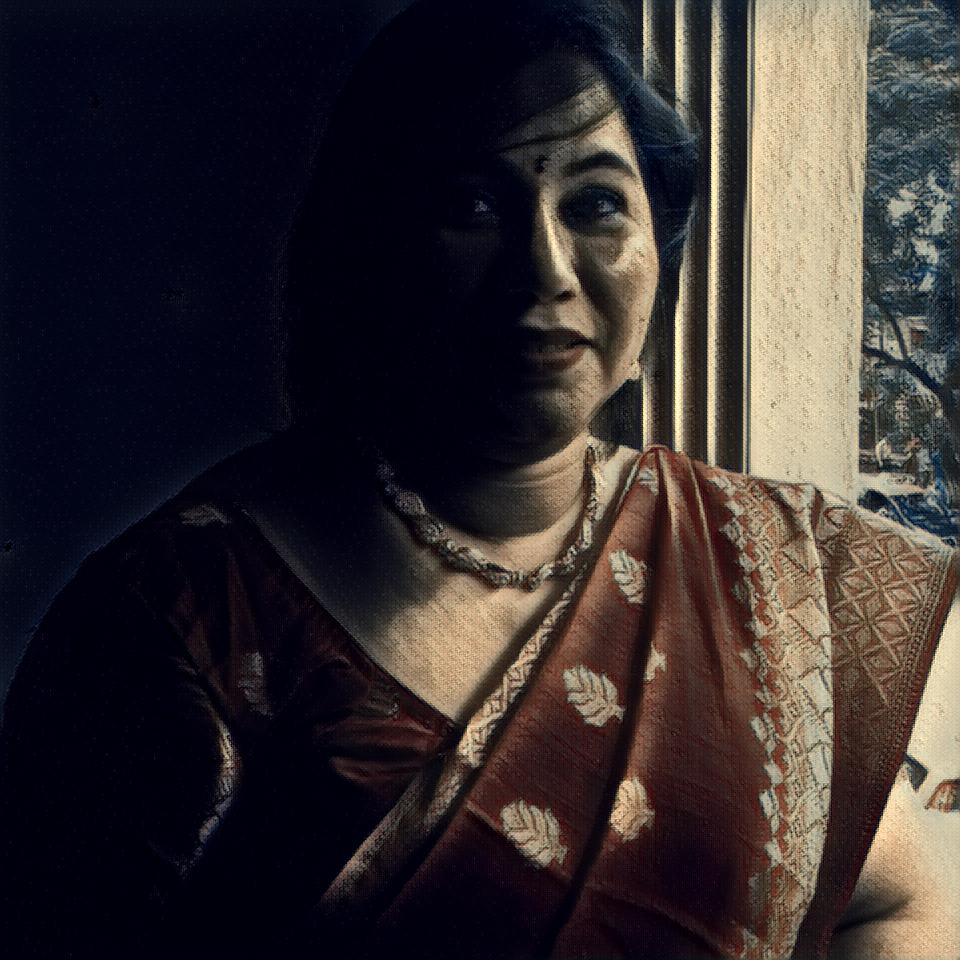
#> input picture mom/stylized.jpg, 960 x 960 px, found by its file name
$ python blend.py 5   (older library calls are emulated)
#> lines starting #> are read from the running program, lines starting #| are printed output that depends on the picture; pictures that were not available may be replaced by others from this repository, and a replacement may not be noted
### laplacian_blending.py
"""
This file has a number of functions that you need to fill out in order to
complete the assignment. Please write the appropriate code, following the
instructions on which functions you may or may not use.

References
----------
See the following papers, available on T-square under references:

(1) "The Laplacian Pyramid as a Compact Image Code"
        Burt and Adelson, 1983

(2) "A Multiresolution Spline with Application to Image Mosaics"
        Burt and Adelson, 1983

Notes
-----
    You may not use cv2.pyrUp or cv2.pyrDown anywhere in this assignment.
"""
import numpy as np
import scipy as sp
import scipy.signal  # one option for a 2D convolution library
import cv2


def generatingKernel(a):
    """Return a 5x5 generating kernel based on an input parameter.

    Parameters
    ----------
    a : float
        The kernel generating parameter in the range [0, 1] used to generate a
        5-tap filter kernel.

    Returns
    -------
    output : numpy.ndarray
        A 5x5 array containing the generated kernel
    """
    # DO NOT CHANGE THE CODE IN THIS FUNCTION
    kernel = np.array([0.25 - a / 2.0, 0.25, a, 0.25, 0.25 - a / 2.0])
    return np.outer(kernel, kernel)


# [306 lines left out: functions reduce_layer, expand_layer, gaussPyramid, laplPyramid, blend, collapse and 1 more, not called in this run]

### blend.py
import cv2
import numpy as np
from laplacian_blending import run_blend
import os.path as osp
import sys


def poisson_blend(fore, back, mask):
    mask = (mask > 128).astype(np.uint8) * 255
    back_mask = (mask < 128).astype(np.uint8)
    # back = np.multiply(back, back_mask) + (()back[50, 50, 0])

    # cv2.imwrite("masked_back.jpg", back)

    indices = np.argwhere(mask > 128)
    maxx, maxy = 0, 0
    minx, miny = mask.shape[1], mask.shape[0]
    x, y = 0, 0
    for i in indices:
        y += i[0]
        x += i[1]
        maxx = max(maxx, i[1])
        minx = min(minx, i[1])
        maxy = max(maxy, i[0])
        miny = min(miny, i[0])

    x = (maxx + minx) // 2
    y = (maxy + miny) // 2

    # cv2.imwrite("mask_patch.jpg", mask[miny:maxy, minx:maxx])
    # cv2.imwrite("seg_patch.jpg", fore[miny:maxy, minx:maxx])
    center = (x, y)
    # print(center)
    # print((back.shape[1]//2, back.shape[0]//2))
    # print((mask.shape[1]//2, mask.shape[0]//2))
    # Clone seamlessly.
    output = cv2.seamlessClone(fore, back, mask, center, cv2.NORMAL_CLONE)
    # print("Poisson Blending done.")
    return output

def viz_pyramid(pyramid):
    """Create a single image by vertically stacking the levels of a pyramid."""
    shape = np.atleast_3d(pyramid[0]).shape[:-1]  # need num rows & cols only
    img_stack = [cv2.resize(layer, shape[::-1],
                            interpolation=3) for layer in pyramid]
    return np.vstack(img_stack).astype(np.uint8)

def laplacian_blend(white_image, black_image, mask):
    b_img = np.atleast_3d(black_image).astype(np.float) / 255.
    w_img = np.atleast_3d(white_image).astype(np.float) / 255.
    m_img = np.atleast_3d(mask).astype(np.float) / 255.
    num_channels = b_img.shape[-1]

    imgs = []
    for channel in range(num_channels):
        imgs.append(run_blend(b_img[:, :, channel],
                              w_img[:, :, channel],
                              m_img[:, :, channel]))

    names = ['gauss_pyr_black', 'gauss_pyr_white', 'gauss_pyr_mask',
             'lapl_pyr_black', 'lapl_pyr_white', 'outpyr', 'outimg']

    for name, img_stack in zip(names, zip(*imgs)):
        imgs = map(np.dstack, zip(*img_stack))
        stack = [cv2.normalize(img, img, alpha=0, beta=255, norm_type=cv2.NORM_MINMAX) for img in imgs]
        cv2.imwrite(name + '.png', viz_pyramid(stack))


for i in range(int(sys.argv[1])):
    # Read images
    if i == 0:
        dst = cv2.imread("stylized.jpg")
#> dst is the input picture: shape (960, 960, 3); mean B, G, R 48.1, 46.6, 53.6
    else:
        dst = cv2.imread("output.jpg")
    src = cv2.imread(osp.join("foreground", "seg_image_{0}.jpg".format(i+1)))
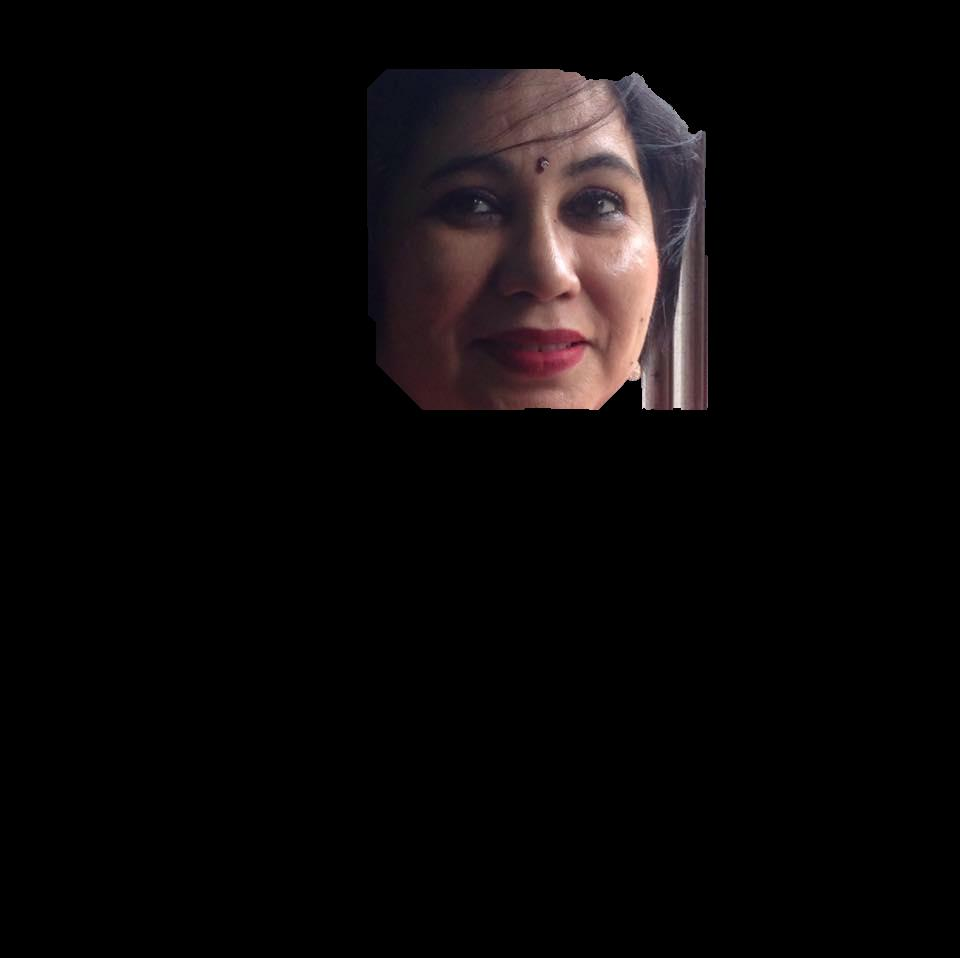
#> input picture mom/foreground/seg_image_1.jpg, 960 x 958 px, found by its file name
#> src is the input picture: shape (958, 960, 3); mean B, G, R 8.6, 8.2, 11
    try:
        mask = cv2.imread(osp.join("masks", "mask_{0}.jpg".format(i+1)))
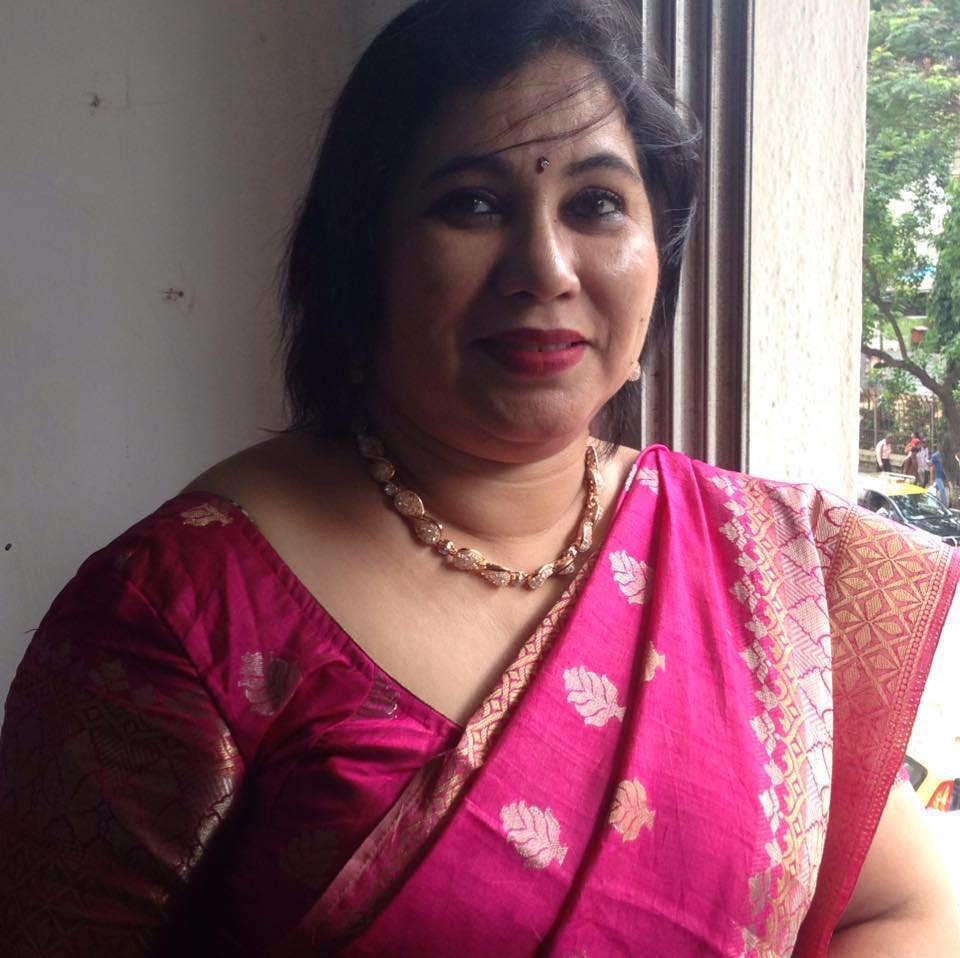
#> input picture mom/input.jpg, 960 x 958 px, given in place of mask_1.jpg, which was not available
#> mask is the input picture: shape (958, 960, 3); mean B, G, R 101.1, 90.6, 133
        # mask = cv2.imread("seg_patch.jpg")
    except:
        continue

    # [5 lines of commented-out code are left out]

    output = poisson_blend(src, dst, mask)
#> in poisson_blend, `back_mask = (mask < 128).astype(np.uint8)`:
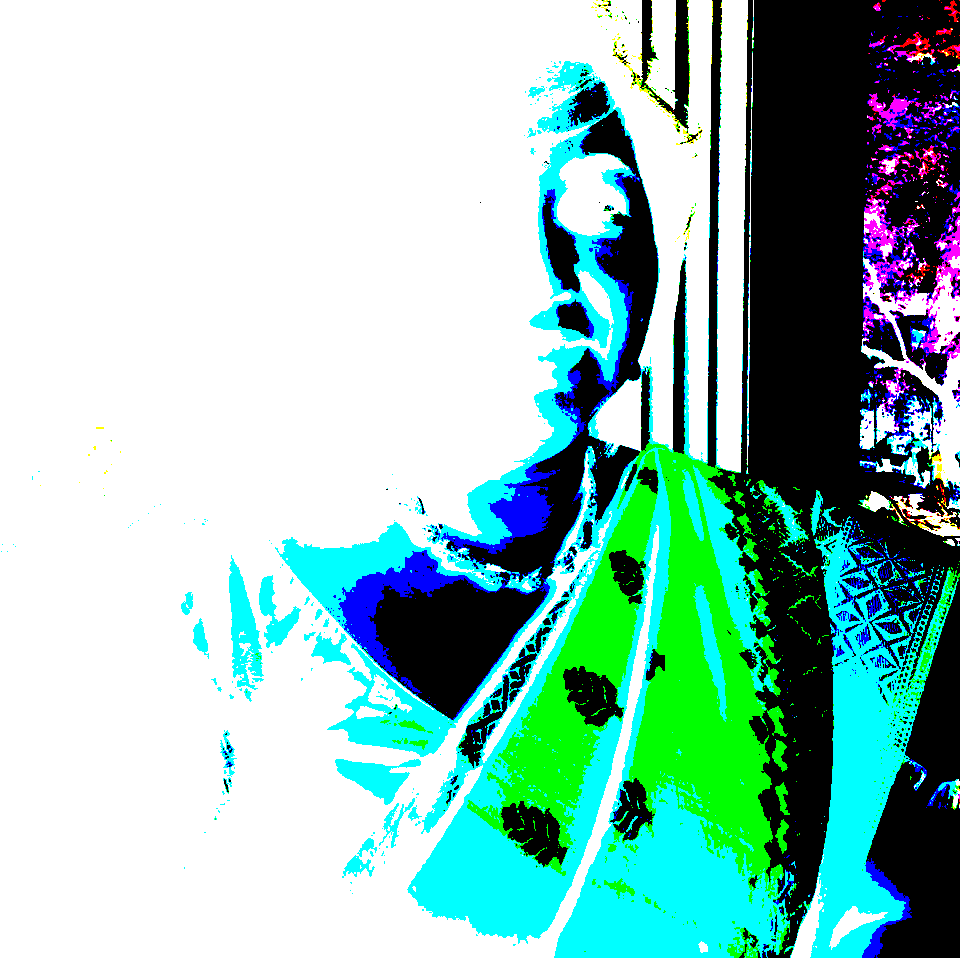
#> back_mask: shape (958, 960, 3); mean of channels 0, 1, 2 0.727, 0.762, 0.574; drawn with 1 as white
#> the loop in poisson_blend, `for i in indices:` made 861727 passes
#> (i, x, maxx) on passes 1 to 3: ([0, 596, 0], 596, 596), ([0, 597, 0], 1193, 597), ([0, 601, 0], 1794, 601)
#> after the loop in poisson_blend, `for i in indices:`: x = 628088992; y = 436139601
#> in poisson_blend, `x = (maxx + minx) // 2`: x = 480
#> in poisson_blend, `y = (maxy + miny) // 2`: y = 478
#> in poisson_blend, `center = (x, y)`: center = (480, 478)
#> in poisson_blend, `output = cv2.seamlessClone(fore, back, mask, center, cv2.NORMAL_CLONE)`:
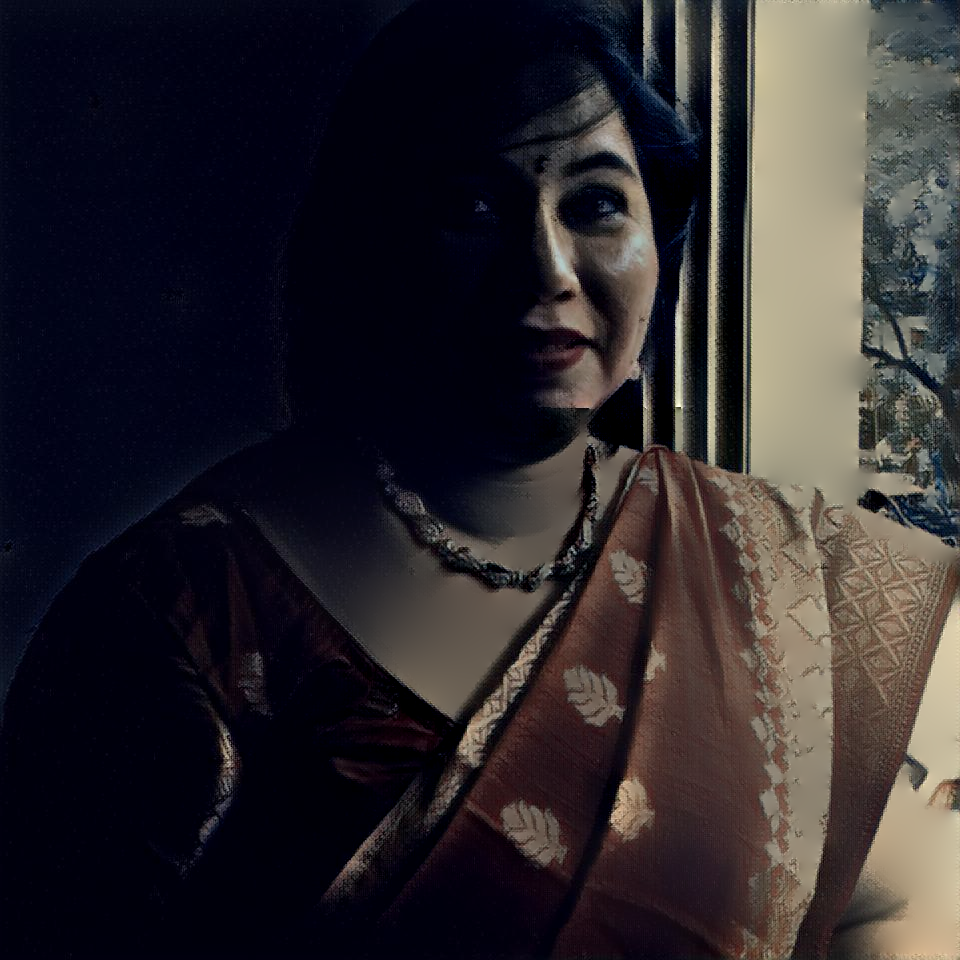
#> output: shape (960, 960, 3); mean B, G, R 44.7, 40.7, 45.1
#> (the run stopped early here; a loop or call above may not have finished)
